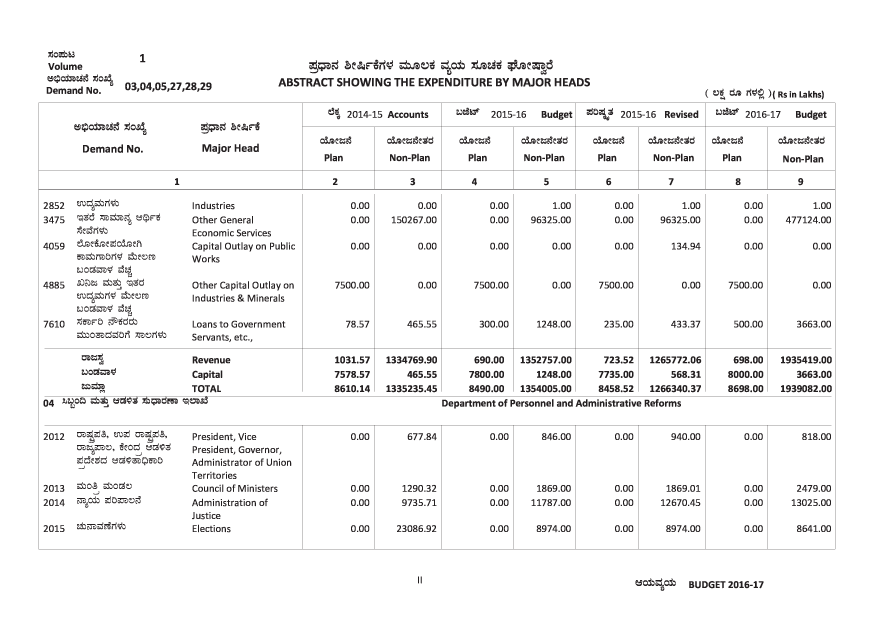
#> input picture kn_sample_image.png, 3508 x 2480 px (shown at 1/4 size)
$ jupyter execute --allow-errors 'Liberating tabular data from the clutches of PDFs.ipynb'   (shell and % lines are left out)
#> lines starting #> are read from the running program, lines starting #| are printed output that depends on the picture; after the words box and inside, x2 and y2 are one past the last pixel; in counts of white or black regions, pixels touching at a corner belong together
How To Serve As Slides:

    jupyter nbconvert path/to/notebook --to slides --post serve

# Liberating tabular data from the clutches of PDFs


**By: Jayant Pahuja & Spongebob
Data Expert @OpenBudgetsIndia
Core Team Member @DataKindBlR**

## Budgets

- Why are budgets important ?
- What kind of data is published ?
- How are they published ?

## What does a budget Document look like ?

[cell 1]
import matplotlib.pyplot as plt
from IPython.display import Image, HTML
import pandas as pd
import numpy as np
import pdb

### 150+ Budget Source Websites

[cell 2]
Image('govt_budget_portals.png')

## Problems with Budget Documents

- Unstructured PDF documents
- Inconsistent Formats
- Budgets published in local languages

[cell 3]
Image('whaat.jpg')

## Karnataka Budget

[cell 4]
Image('kn_sample_image.png')

## West Bengal Budget

[cell 5]
Image('west_bengal_sample.png')

## Gujarat Budget

[cell 6]
Image('gj_sample_image.png')

[cell 7]
from PyPDF2 import PdfFileReader

# Reading a pdf file
kn_pdf_file_path = 'pdfs/karnataka/Volume-01.pdf'
#> (the rest of this cell did not finish here and is left out)

## Categories of Budget Documents

### Documents with Table Boundaries
- Karnataka Budget Documents

### Documents without Table Boundaries
- West Bengal
- Gujarat

## Extracting Tables From Documents with Table Boundaries

**Concept**: Detect Rows and Columns based on the lines detected and parse the infromation to extract tables in csv format.

- Detect Lines
    - Vertical
    - Horizontal
- Detect Table Boundaries
- Parse Tables To extract information in csv format.

## Converting Pdf Page To Image - I

[cell 8]
import cv2
import subprocess

# Converting a pdf page into an Image for processing
def get_page_image_from_pdf(page_num, image_file_name, pdf_file_path):
    '''
    Convert a pdf page into an image using imagemagick's convert utility
    '''
#> called with page_num = 11, image_file_name = 'kn_sample_image.png', pdf_file_path = 'pdfs/karnataka/Volume-01.pdf'
    command = "convert -density 300 '%s'[%s] '%s'" % (pdf_file_path,
                                                      page_num,
                                                      image_file_name)
    subprocess.check_output(command, shell=True)
#> (this line was passed over: subprocess is not available in this run)
    return cv2.imread(image_file_name, 0)
#> returned value: shape (2480, 3508); min 28, max 255, mean 243.9

## Converting Pdf Page To Image - II

[cell 9]
kn_page_image = get_page_image_from_pdf(11, 'kn_sample_image.png', kn_pdf_file_path)
plt.figure(figsize=(30,20))
#> (this line was passed over: IPython is not available in this run)
plt.imshow(kn_page_image, cmap='gray')
#> (this line was passed over: IPython is not available in this run)

#> (a cell that did not finish here is left out)

## West Bengal Budget Document

[cell 11]
# Similarly we can read other documents and convert to images for processing
wb_pdf_file_path = 'pdfs/west bengal/2017-18/2017_bp11_Demand Nos.1-5.pdf'
#> (the rest of this cell did not finish here and is left out)

### Detecting Lines

To detect lines we use openCV's Hough Transform Implementation

    cv2.HoughLines(), cv2.HoughLinesP()

[cell 12]
Image('lines.jpg')

[cell 13]
def plot_page(img):
    plt.figure(figsize=(30,20))
    plt.imshow(img, cmap='gray')


def plot_lines_on_image(lines, img):
    canvas = cv2.cvtColor(img, cv2.COLOR_GRAY2RGB)
    for line in lines:
        x1,y1,x2,y2 = line[0]
        cv2.line(canvas,(x1,y1),(x2,y2),(255,0,255),10)
    plot_page(canvas)

## Extracting Edges

[cell 14]
edges = cv2.Canny(kn_page_image, 120, 150, apertureSize=3)
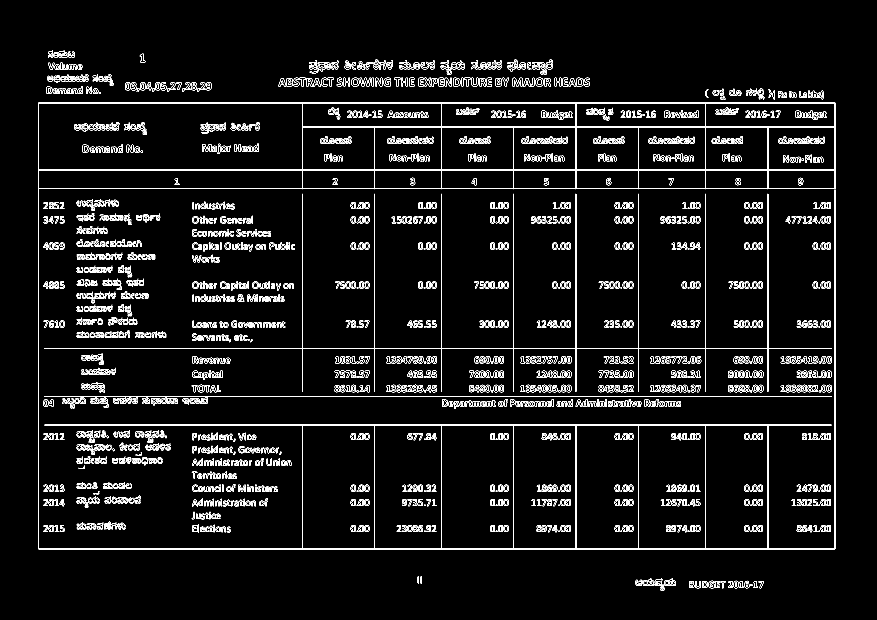
#> edges: shape (2480, 3508) (shown at 1/4 size); 2.9% white in thin lines or dots, all inside (x1, y1, x2, y2) = (153, 201, 3342, 2363)
plot_page(edges)

## Detecting Lines From Edges - Hough Transform

[cell 15]
lines = cv2.HoughLines(edges,1,np.pi/180,200)
#> lines = 843 rows, first 8: [410, 1.57], [679, 1.57], [681, 1.57], [755, 1.57], [2195, 1.57], [2197, 1.57], [412, 1.57], [1392, 1.57]
lines[:5]
#> Out = [[410, 1.57], [679, 1.57], [681, 1.57], [755, 1.57], [2195, 1.57]]

[cell 16]
HTML('<img src="http://opencv-python-tutroals.readthedocs.io/en/latest/_images/houghlinesdemo.gif">')

## Detecting Straight Lines

[cell 17]
def get_straight_lines(img, aperture_size=3):
    '''Extract long straight lines using Probabilistic Hough Transform
    '''
#> called with aperture_size = 3
    edges = cv2.Canny(img, 120, 150, apertureSize=aperture_size)
    min_line_length = 100
    max_line_gap = 100
    lines = cv2.HoughLinesP(edges, 1, np.pi/180, 80, min_line_length,
                            max_line_gap)
#> lines = 53 rows, first 6: [178, 1392, 3325, 1392], [155, 2195, 3339, 2195], [154, 410, 3340, 410], [155, 755, 3339, 755], [155, 679, 3339, 679], [830, 1586, 3325, 1586]
    return lines


lines = get_straight_lines(kn_page_image)
plot_lines_on_image(lines, kn_page_image)
#> the loop in plot_lines_on_image, `for line in lines:` made 53 passes
#> (x1, y1, x2, y2) on passes 1 to 12: (178, 1392, 3325, 1392), (155, 2195, 3339, 2195), (154, 410, 3340, 410), (155, 755, 3339, 755), (155, 679, 3339, 679), (830, 1586, 3325, 1586), (155, 681, 3339, 681), (155, 412, 1208, 412), (178, 1394, 3325, 1394), (155, 2197, 3339, 2197), (178, 1699, 3325, 1699), (178, 1584, 3325, 1584)
#> after the loop in plot_lines_on_image, `for line in lines:`:
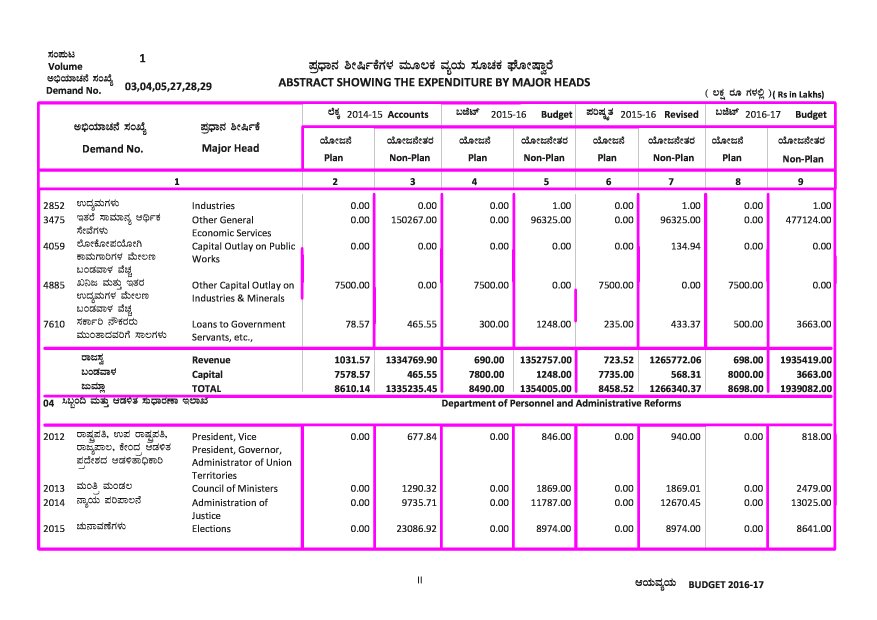
#> canvas: shape (2480, 3508, 3) (shown at 1/4 size); mean B, G, R 244.9, 232.1, 244.9

$ run again, with Budget Samples.png copied over kn_sample_image.png
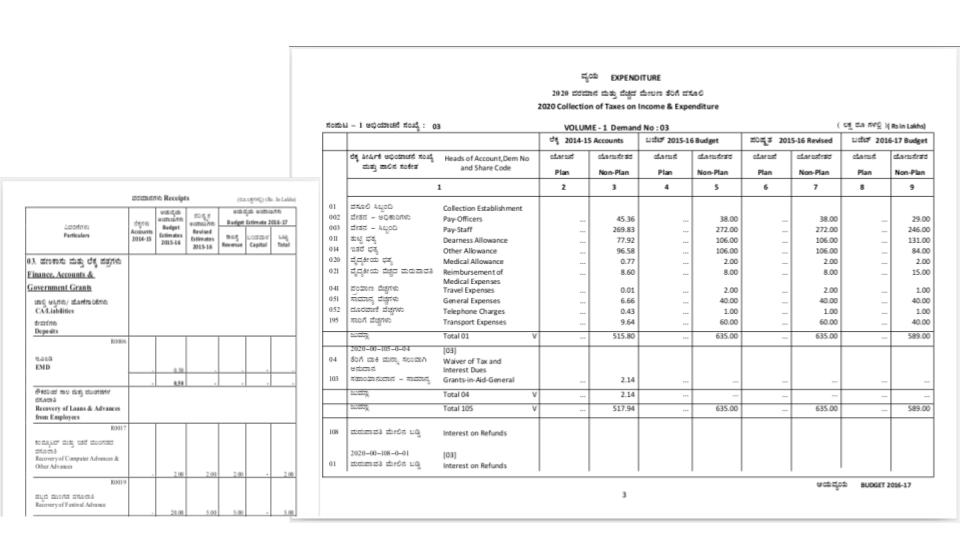
#> input picture Budget Samples.png, 960 x 540 px
#> `edges = cv2.Canny(kn_page_image, 120, 150, apertureSize=3)`:
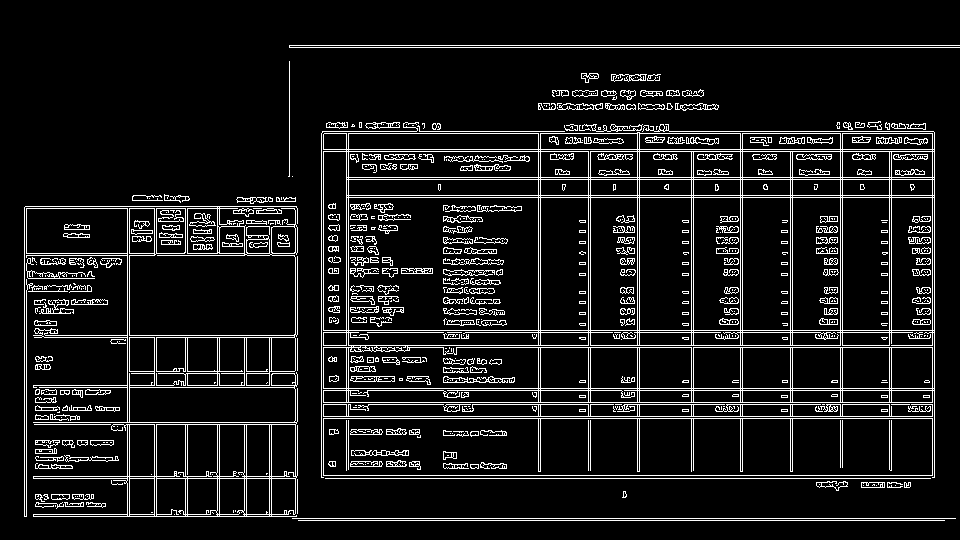
#> edges: shape (540, 960); 9.6% white in thin lines or dots, all inside (x1, y1, x2, y2) = (24, 45, 960, 521)
#> `lines = cv2.HoughLines(edges,1,np.pi/180,200)`: lines = 122 rows, first 8: [478, 1.57], [45, 1.57], [47, 1.57], [390, 1.57], [518, 1.57], [520, 1.57], [475, 1.57], [416, 1.57]
#> Out = [[478, 1.57], [45, 1.57], [47, 1.57], [390, 1.57], [518, 1.57]]
#> in get_straight_lines, `lines = cv2.HoughLinesP(edges, 1, np.pi/180, 80, min_line_length, max_..`: lines = 60 rows, first 6: [323, 402, 932, 402], [325, 478, 930, 478], [292, 518, 955, 518], [289, 45, 959, 45], [590, 151, 934, 151], [447, 390, 621, 390]
#> the loop in plot_lines_on_image, `for line in lines:` made 60 passes
#> after the loop in plot_lines_on_image, `for line in lines:`:
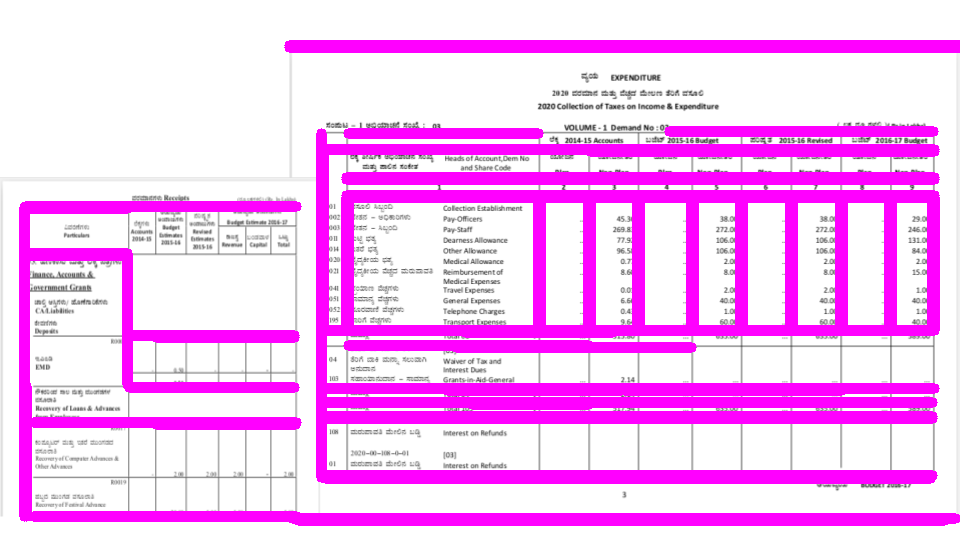
#> canvas: shape (540, 960, 3); mean B, G, R 249.4, 186.7, 249.4
